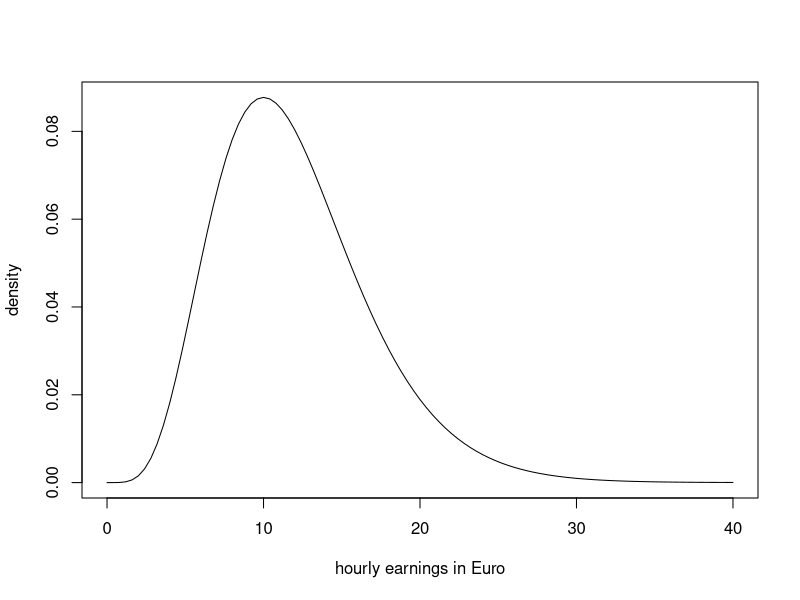
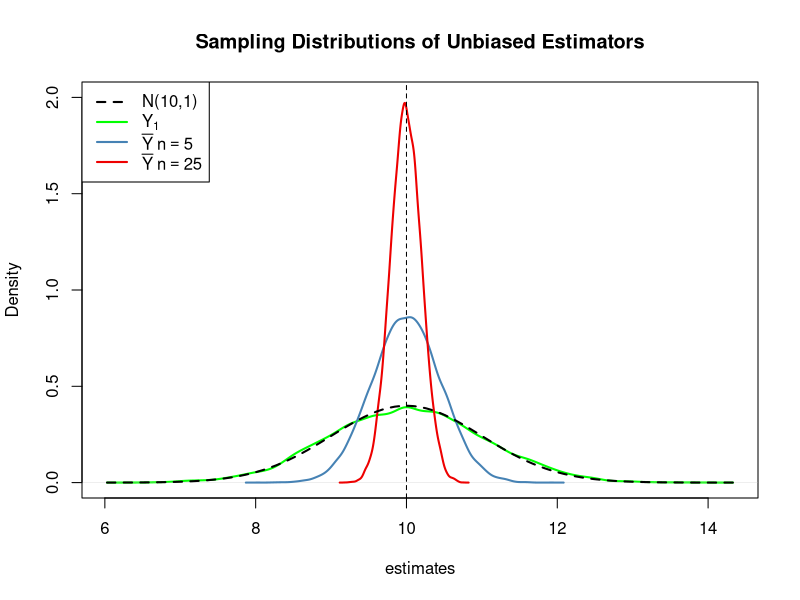
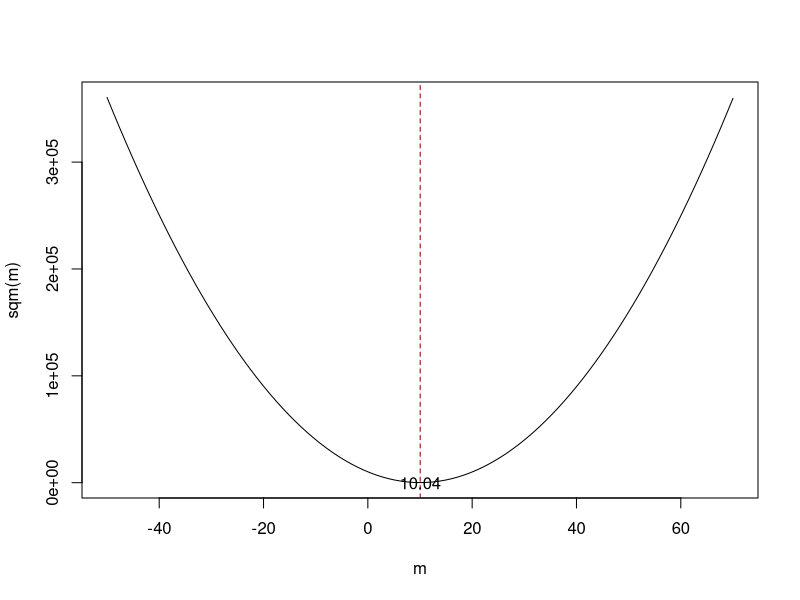
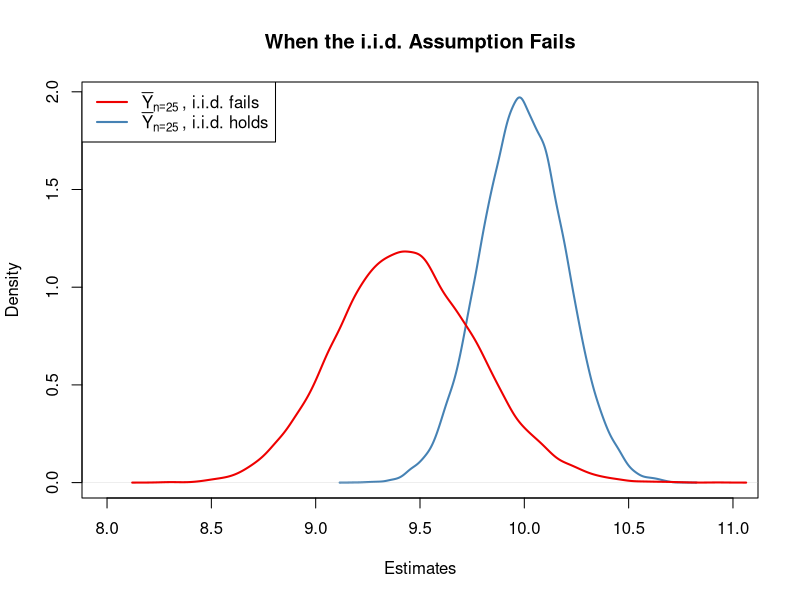
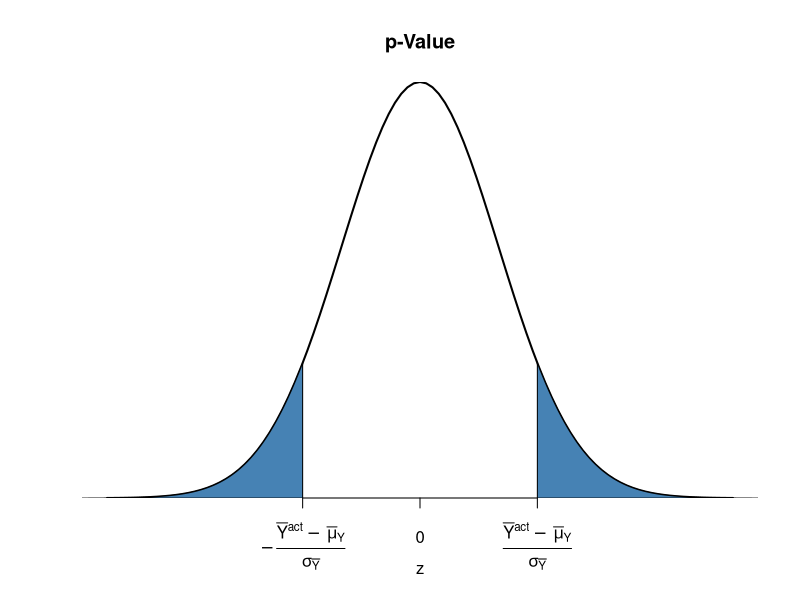
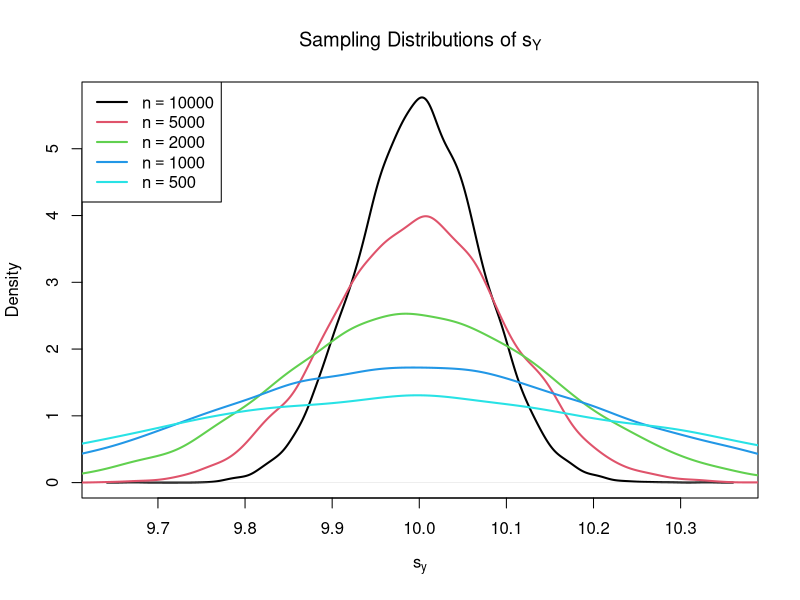
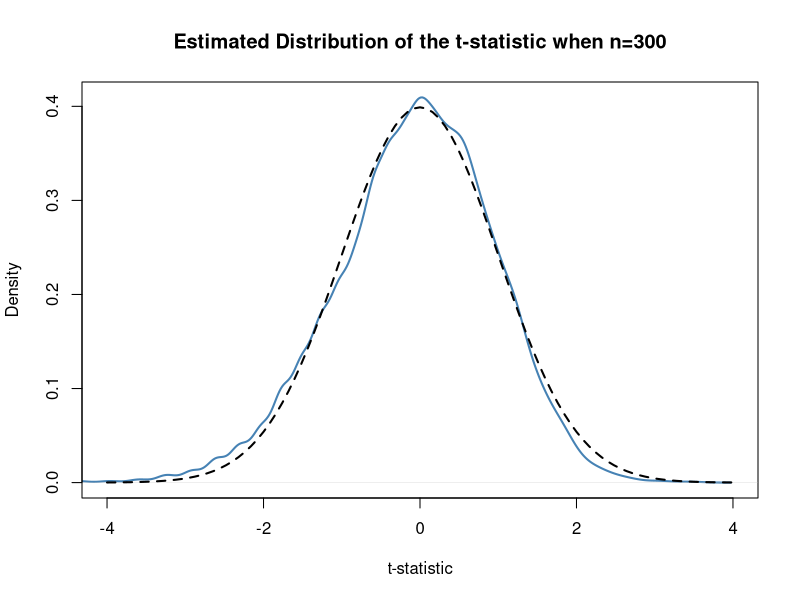
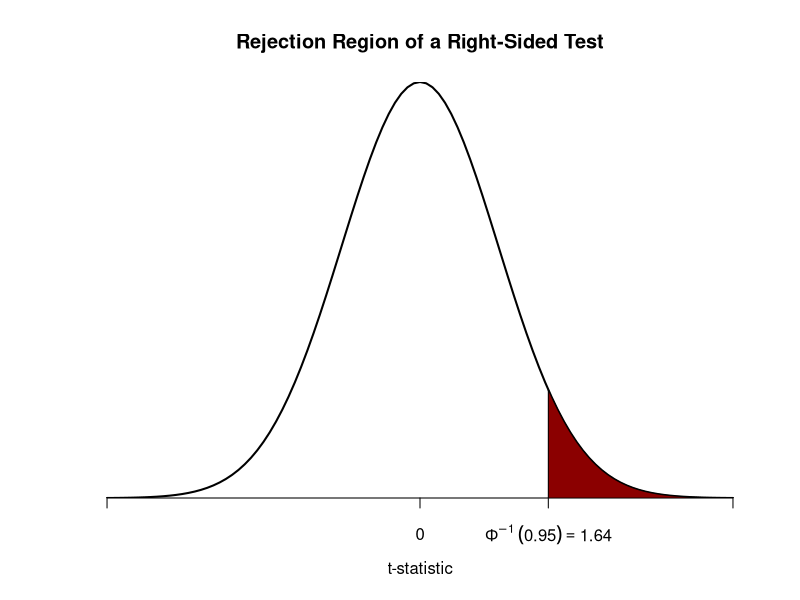

These figures' R source, in order:
## ---- chunk 1
knitr::opts_chunk$set(collapse = TRUE, comment = ">", fig.retina = 3, warning = FALSE, message = FALSE)
## ---- chunk 2
curve(dchisq(x, df=12), 
      from = 0, 
      to = 40, 
      ylab = "density", 
      xlab = "hourly earnings in Euro")
set.seed(1)
rsamp <- rchisq(n = 100, df = 12)
rsamp[1]
## ---- chunk 3
set.seed(2)
rsamp2 <- rchisq(n = 100, df = 12)
rsamp2[1]
## ---- chunk 4
pop <- rnorm(10000, 10, 1)
est1 <- replicate(expr = mean(sample(x = pop, size = 5)), n = 25000)
est2 <- replicate(expr = mean(sample(x = pop, size = 25)), n = 25000)
fo <- replicate(expr = sample(x = pop, size = 5)[1], n = 25000)
plot(density(fo), col = 'green', lwd = 2,
      ylim = c(0, 2),xlab = 'estimates',
      main = 'Sampling Distributions of Unbiased Estimators')
lines(density(est1), col = 'steelblue', lwd = 2, bty = 'l')
lines(density(est2), col = 'red2', lwd = 2)
abline(v = 10, lty = 2)
curve(dnorm(x, mean = 10), lwd = 2,lty = 2,add = T)
legend("topleft",legend = c("N(10,1)",expression(Y[1]),
      expression(bar(Y) ~ n == 5), expression(bar(Y) ~ n == 25)), 
      lty = c(2, 1, 1, 1), col = c('black','green', 'steelblue', 'red2'),lwd = 2)
## ---- chunk 5

## ---- chunk 6
# define the function and vectorize it
sqm <- function(m) {sum((y-m)^2)}
sqm <- Vectorize(sqm)
y <- rnorm(100, 10, 1)
curve(sqm(x), from = -50, to = 70,xlab = "m",ylab = "sqm(m)")
abline(v = mean(y), lty = 2, col = "darkred")
text(x = mean(y), y = 0, labels = paste(round(mean(y), 2)))
## ---- chunk 7
est3 <-  replicate(n = 25000, expr = mean(sample(x = sort(pop), 
                  size = 10, prob = c(rep(4, 2500), rep(1, 7500)))))

plot(density(est2), col = 'steelblue', lwd = 2,xlim = c(8, 11),
      xlab = 'Estimates', main = 'When the i.i.d. Assumption Fails')

lines(density(est3),col = 'red2',lwd = 2)
legend("topleft",legend = c(expression(bar(Y)[n == 25]~", i.i.d. fails"),
      expression(bar(Y)[n == 25]~", i.i.d. holds")), 
      lty = c(1, 1), col = c('red2', 'steelblue'),lwd = 2)
## ---- chunk 8
# plot the standard normal density on the interval [-4,4]
curve(dnorm(x),
      xlim = c(-4, 4),
      main = 'p-Value',
      yaxs = 'i',
      xlab = 'z',
      ylab = '',
      lwd = 2,
      axes = 'F')
axis(1, 
     at = c(-1.5, 0, 1.5), 
     padj = 0.75,
     labels = c(expression(-frac(bar(Y)^"act"~-~bar(mu)[Y,0], sigma[bar(Y)])),
                0,
                expression(frac(bar(Y)^"act"~-~bar(mu)[Y,0], sigma[bar(Y)]))))
polygon(x = c(-6, seq(-6, -1.5, 0.01), -1.5),
        y = c(0, dnorm(seq(-6, -1.5, 0.01)),0), 
        col = 'steelblue')
polygon(x = c(1.5, seq(1.5, 6, 0.01), 6),
        y = c(0, dnorm(seq(1.5, 6, 0.01)), 0), 
        col = 'steelblue')
## ---- chunk 9
# vector of sample sizes
n <- c(10000, 5000, 2000, 1000, 500)

# sample observations, estimate using 'sd()' and plot the estimated distributions
sq_y <- replicate(n = 10000, expr = sd(rnorm(n[1], 10, 10)))
plot(density(sq_y),
     main = expression('Sampling Distributions of' ~ s[Y]),
     xlab = expression(s[y]),
     lwd = 2)

for (i in 2:length(n)) {
  sq_y <- replicate(n = 10000, expr = sd(rnorm(n[i], 10, 10)))
  lines(density(sq_y), 
        col = i, 
        lwd = 2)
}

# add a legend
legend("topleft",
       legend = c(expression(n == 10000),
                  expression(n == 5000),
                  expression(n == 2000),
                  expression(n == 1000),
                  expression(n == 500)), 
       col = 1:5,
       lwd = 2)
## ---- chunk 10
# prepare empty vector for t-statistics
tstatistics <- numeric(10000)

# set sample size
n <- 300

# simulate 10000 t-statistics
for (i in 1:10000) {
  
  s <- sample(0:1, 
              size = n,  
              prob = c(0.9, 0.1),
              replace = T)
  
  tstatistics[i] <- (mean(s)-0.1)/sqrt(var(s)/n)
  
}
# plot density and compare to N(0,1) density
plot(density(tstatistics),
     xlab = 't-statistic',
     main = 'Estimated Distribution of the t-statistic when n=300',
     lwd = 2,
     xlim = c(-4, 4),
     col = 'steelblue')

# N(0,1) density (dashed)
curve(dnorm(x), 
      add = T, 
      lty = 2, 
      lwd = 2)
## ---- chunk 11
qnorm(p = 0.975)
## ---- chunk 12
qnorm(0.95)
## ---- chunk 13
# plot the standard normal density on the domain [-4,4]
curve(dnorm(x),
      xlim = c(-4, 4),
      main = 'Rejection Region of a Right-Sided Test',
      yaxs = 'i',
      xlab = 't-statistic',
      ylab = '',
      lwd = 2,
      axes = 'F')

# add the x-axis
axis(1, 
     at = c(-4, 0, 1.64, 4), 
     padj = 0.5,
     labels = c('', 0, expression(Phi^-1~(.95)==1.64), ''))

# shade the rejection region in the left tail
polygon(x = c(1.64, seq(1.64, 4, 0.01), 4),
        y = c(0, dnorm(seq(1.64, 4, 0.01)), 0), 
        col = 'darkred')
## ---- chunk 14
plot(extra ~ group, data = sleep)
## ---- chunk 15
with(sleep, t.test(extra[group == 1], extra[group == 2]))
## ---- chunk 16
X <- runif(n = 100, min = 18, max = 70); Y <- X + rnorm(n=100, 50, 15)
plot(X, Y, type = "p",main = "A Scatterplot of X and Y",xlab = "Age",
     ylab = "Earnings",col = "steelblue",pch = 19)
## ---- chunk 17
cov(X, Y)
cor(X, Y)
cov(X, Y) / (sd(X) * sd(Y))
## ---- chunk 18
library(MASS)

# set random seed
set.seed(1)

# positive correlation (0.81)
example1 <- mvrnorm(100,
                    mu = c(0, 0), 
                    Sigma = matrix(c(2, 2, 2, 3), ncol = 2),
                    empirical = TRUE)

# negative correlation (-0.81)
example2 <- mvrnorm(100,
                    mu = c(0, 0), 
                    Sigma = matrix(c(2, -2, -2, 3), ncol = 2),
                    empirical = TRUE)

# no correlation 
example3 <- mvrnorm(100,
                    mu = c(0, 0), 
                    Sigma = matrix(c(1, 0, 0, 1), ncol = 2),
                    empirical = TRUE)

# no correlation (quadratic relationship)
X <- seq(-3, 3, 0.01)
Y <- - X^2 + rnorm(length(X))

example4 <- cbind(X, Y)

# divide plot area as 2-by-2 array
par(mfrow = c(2, 2))

# plot datasets
plot(example1, col = 'steelblue', pch = 20, xlab = 'X', ylab = 'Y', 
     main = "Correlation = 0.81")

plot(example2, col = 'steelblue', pch = 20, xlab = 'X', ylab = 'Y', 
     main = "Correlation = -0.81")

plot(example3, col = 'steelblue', pch = 20, xlab = 'X', ylab = 'Y', 
     main = "Correlation = 0")

plot(example4, col = 'steelblue', pch = 20, xlab = 'X', ylab = 'Y', 
     main = "Correlation = 0")
## ---- chunk 19
library(corrplot)
M<-cor(mtcars)
cor.mtest <- function(mat, ...) {
    mat <- as.matrix(mat)
    n <- ncol(mat)
    p.mat<- matrix(NA, n, n)
    diag(p.mat) <- 0
    for (i in 1:(n - 1)) {
        for (j in (i + 1):n) {
            tmp <- cor.test(mat[, i], mat[, j], ...)
            p.mat[i, j] <- p.mat[j, i] <- tmp$p.value
        }
    }
  colnames(p.mat) <- rownames(p.mat) <- colnames(mat)
  p.mat
}
# matrix of the p-value of the correlation
p.mat <- cor.mtest(mtcars)
library(RColorBrewer)
col <- colorRampPalette(c("#BB4444", "#EE9988", "#FFFFFF", "#77AADD", "#4477AA"))
corrplot(M, method="color", col=col(200),  
         type="upper", order="hclust", 
         addCoef.col = "black", # Add coefficient of correlation
         tl.col="black", tl.srt=45, #Text label color and rotation
         # Combine with significance
         p.mat = p.mat, sig.level = 0.01, insig = "blank", 
         # hide correlation coefficient on the principal diagonal
         diag=FALSE 
         )
